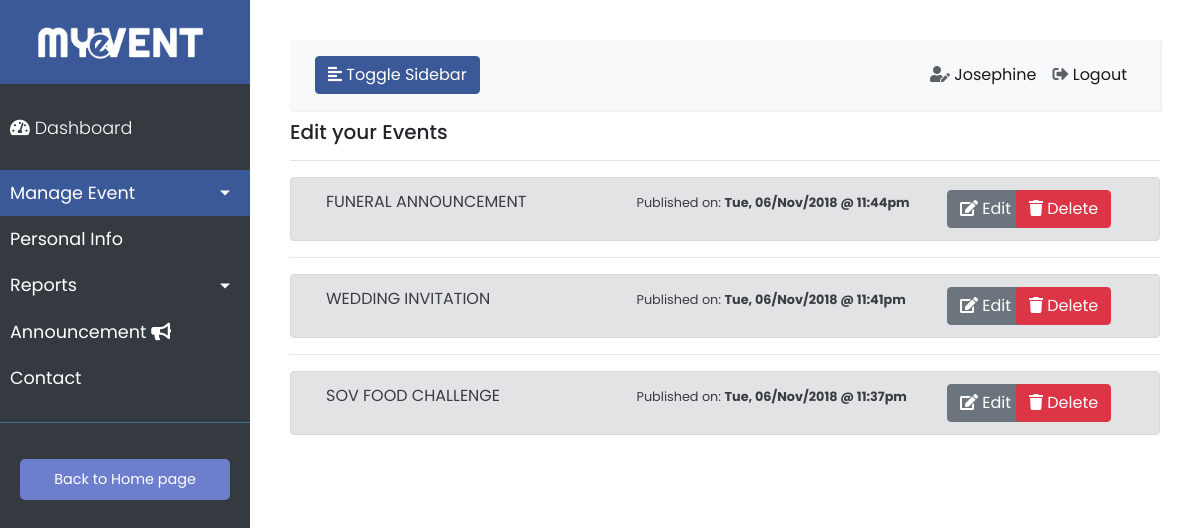
/profile/edit_event.php (signed in), run on an earlier commit of the app's database.
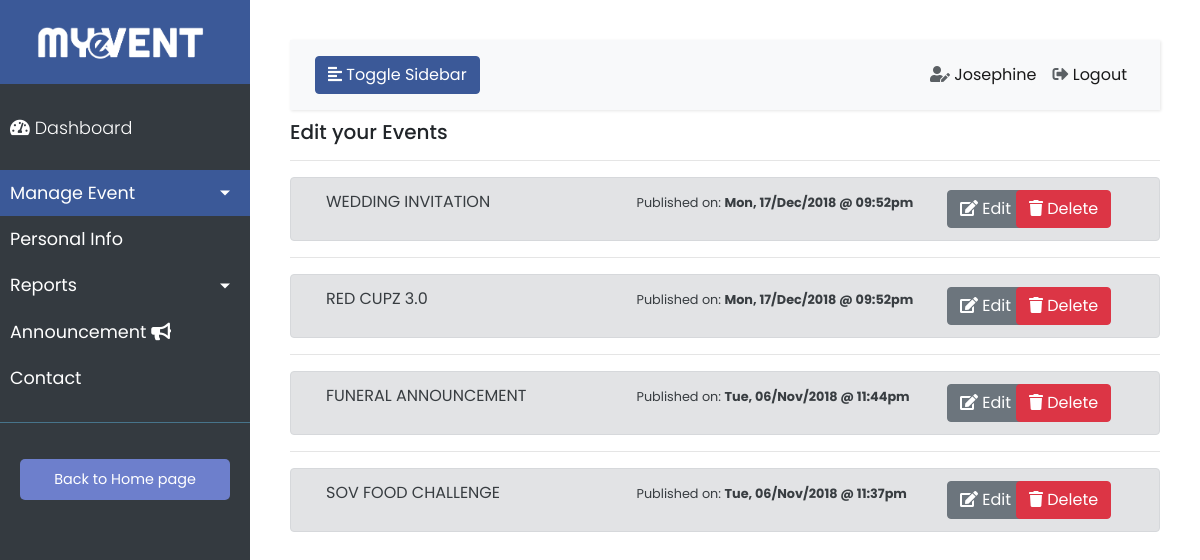
And on a later commit of the database.
### tables this page shows
CREATE TABLE IF NOT EXISTS `users` (
  `uid` int(11) NOT NULL AUTO_INCREMENT,
  `fname` varchar(255) NOT NULL,
  `lname` varchar(255) NOT NULL,
  `email` varchar(255) NOT NULL,
  `username` varchar(255) NOT NULL,
  `password` varchar(255) NOT NULL,
  `gender` enum('f','m') NOT NULL,
  `registration_date` datetime NOT NULL DEFAULT CURRENT_TIMESTAMP ON UPDATE CURRENT_TIMESTAMP,
  `phone` varchar(255) DEFAULT NULL,
  `profession` varchar(255) DEFAULT NULL,
  `profile_pic` longtext,
  `linkedin` varchar(255) DEFAULT NULL,
  `facebook` varchar(255) DEFAULT NULL,
  `twitter` varchar(255) DEFAULT NULL,
  `instagram` varchar(255) DEFAULT NULL,
  PRIMARY KEY (`uid`),
  UNIQUE KEY `email` (`email`,`username`)
);

CREATE TABLE IF NOT EXISTS `events` (
  `eid` int(11) NOT NULL AUTO_INCREMENT,
  `uid` int(11) NOT NULL,
  `ename` varchar(255) NOT NULL,
  `etype` enum('free','paid') NOT NULL,
  `about` text NOT NULL,
  `image` varchar(255) NOT NULL,
  `video` varchar(255) NOT NULL,
  `location` varchar(255) NOT NULL,
  `edate` datetime NOT NULL,
  `ticket_qty` int(11) DEFAULT NULL,
  `ticket_price` decimal(10,2) DEFAULT '0.00',
  `date_created` datetime NOT NULL DEFAULT CURRENT_TIMESTAMP ON UPDATE CURRENT_TIMESTAMP,
  `evaluate` enum('0','1') NOT NULL DEFAULT '0',
  PRIMARY KEY (`eid`),
  KEY `uid` (`uid`)
);

### authentication/session.php (called while the page is built, shortened)
<?php
include '../config/connection.php';
$session_id=$_SESSION['uid'];
$ses_sql=mysqli_query($conn, "SELECT username FROM users WHERE uid='$session_id'");
$row = mysqli_fetch_assoc($ses_sql);
$login_session =$row['username'];
?>

### profile/edit_event.php (the view, shortened to what this page needs)
<?php
include('../authentication/session.php');
$event_sqlx=mysqli_query($conn, "SELECT * FROM events WHERE uid = '$session_id' ORDER BY date_created DESC");
$listx='';
    while ($erowx = mysqli_fetch_assoc($event_sqlx)) {
        $eid =  $erowx['eid'];
        $enamex =  $erowx['ename'];
        $date_createx =  $erowx['date_created'];
        $listx .='<hr class="hr"></hr>
            <div class="container-fluid">
                <div class="row alert alert-secondary">
                <div class="col">
                    '.strtoupper($enamex).'
                </div>
                <div class="col">
                    <small>Published on: <strong>'.date("D, d/M/Y", strtotime($date_createx)).' @ '.date("h:ia",strtotime($date_createx)).'</strong></small>
                </div>
                <div class="col-1" style="color:white;">
                    <button type="button" class="btn btn-secondary openBtn" data-toggle="" data-target="" onclick="edit_event(\''.$eid.'\')" >
                        <i class="fa fa-edit"></i> Edit
                    </button>
                            <input type="text" class="form-control" name="event_name" id="exampleInputEmail1" aria-describedby="emailHelp" value="'.$enamex.'" required>
                </div>
                <div class="col-2" style="color:white;">
                    <button class="btn btn-danger" onclick="delete_event(\''.$eid.'\')">
                       <i class="fa fa-trash"></i> Delete
                    </button>
                </div>
            </div>
            </div>';
    }
?>
<!DOCTYPE html>
<html>
<head>
    <link rel="stylesheet" type="text/css" href="../fontawesome/css/all.min.css">
    <link rel="stylesheet" type="text/css" href="../css/bootstrap-grid.min.css">
    <link rel="stylesheet" type="text/css" href="../css/bootstrap.css">
    <link rel="stylesheet" type="text/css" href="../css/main.css">
    <link rel="stylesheet" type="text/css" href="../css/dashboard.css">
    <link rel="stylesheet" type="text/css" href="../css/jquery.mCustomScrollbar.css">
    <link rel="stylesheet" type="text/css" href="../css/flatpickr.css">
</head>
<body>
    <div class="wrapper">
        <nav id="sidebar">
            <div class="sidebar-header" >
                <a href="profile.php"><img src="../img/logowhite.png" style="width: 200px;"></a>
            </div>
            <ul class="list-unstyled components">
                <a href="dashboard.php"><p><i class="fa fa-tachometer-alt"></i> Dashboard</p></a>
                <li class="active">
                    <a href="#homeSubmenu" data-toggle="collapse" aria-expanded="false" class="dropdown-toggle">Manage Event</a>
                </li>
                <li>
                    <a href="pim.php">Personal Info</a>
                </li>
                <li>
                    <a href="#pageSubmenu" data-toggle="collapse" aria-expanded="false" class="dropdown-toggle">Reports</a>
                </li>
                <li>
                    <a href="announcement.php">Announcement <i class="fa fa-bullhorn"></i></a>
                </li>
                <li>
                    <a href="#">Contact</a>
                </li>
            </ul>
            <ul class="list-unstyled CTAs">
                <li>
                    <a href="profile.php" class="article">Back to Home page</a>
                </li>
            </ul>
        </nav>
        <div id="content" class="dashcontent">
            <nav class="navbar navbar-expand-lg navbar-light bg-light" id="navtop">
                <div class="container-fluid">
                    <button type="button" id="sidebarCollapse" class="btn btntoggle btn-info ">
                        <i class="fas fa-align-left"></i>
                        <span>Toggle Sidebar</span>
                    </button>
                    <div class="collapse navbar-collapse" id="navbarSupportedContent">
                        <ul class="nav navbar-nav ml-auto">
                            <li class="nav-item active">
                                <a class="nav-link" href=""><i class="fa fa-user-edit userediticon"> </i> <?php echo ucwords($login_session); ?></a>
                            </li>
                             <li class="nav-item active">
                                <a class="nav-link" href="../authentication/logout.php"><i class="fa fa-sign-out-alt userediticon"> </i> Logout</a>
                            </li>
                        </ul>
                    </div>
                </div>
            </nav>
            <span>
                <h5>Edit your Events</h5>
            </span>
            <?php echo $listx; ?>
            </div>
        </div>
</body>
</html>

### css/main.css (style rules this page uses)
* { box-sizing: border-box; }
.btntoggle { background-color: #3b5998; border-color: #3b5998; }
.userediticon { color: rgb(91, 96, 100); }
.dashcontent { background-color: #ffffff; }

### css/dashboard.css (style rules this page uses)
body { font-family: 'Poppins', sans-serif; background: #fafafa; }
p { font-family: 'Poppins', sans-serif; font-size: 1.1em; font-weight: 300; line-height: 1.7em; color: #575757; }
a, a:hover, a:focus { color: inherit; text-decoration: none; transition: all 0.3s; }
.navbar { padding: 15px 10px; background: #fff; border: none; border-radius: 0; margin-bottom: 10px; box-shadow: 1px 1px 3px rgba(0, 0, 0, 0.1); }
.wrapper { display: flex; width: 100%; }
#sidebar { width: 250px; position: fixed; top: 0; left: 0; height: 100vh; z-index: 999; background: #343a40; color: #fff; transition: all 0.3s; }
#sidebar .sidebar-header { padding: 20px; background: #3b5998; }
#sidebar ul.components { padding: 20px 0; border-bottom: 1px solid #47748b; }
#sidebar ul p { color: #fff; padding: 10px; }
#sidebar ul li a { padding: 10px; font-size: 1.1em; display: block; }
#sidebar ul li.active>a, a[aria-expanded="true"] { color: #fff; background: #3b5998; }
a[data-toggle="collapse"] { position: relative; }
.dropdown-toggle::after { display: block; position: absolute; top: 50%; right: 20px; transform: translateY(-50%); }
ul.CTAs { padding: 20px; }
ul.CTAs a { text-align: center; font-size: 0.9em !important; display: block; border-radius: 5px; margin-bottom: 5px; }
a.article, a.article:hover { background: #6d7fcc !important; color: #fff !important; }
#content { width: calc(100% - 250px); padding: 40px; min-height: 100vh; transition: all 0.3s; position: absolute; top: 0; right: 0; }

What changed in the data, as far as the page shows it:
changed events "WEDDING INVITATION": date_created "Tue, 06/Nov/2018" → "Mon, 17/Dec/2018"; date_created "11:41pm" → "09:52pm"; moves up the list
added events: ename "RED CUPZ 3.0", date_created "Mon, 17/Dec/2018", date_created "09:52pm"
